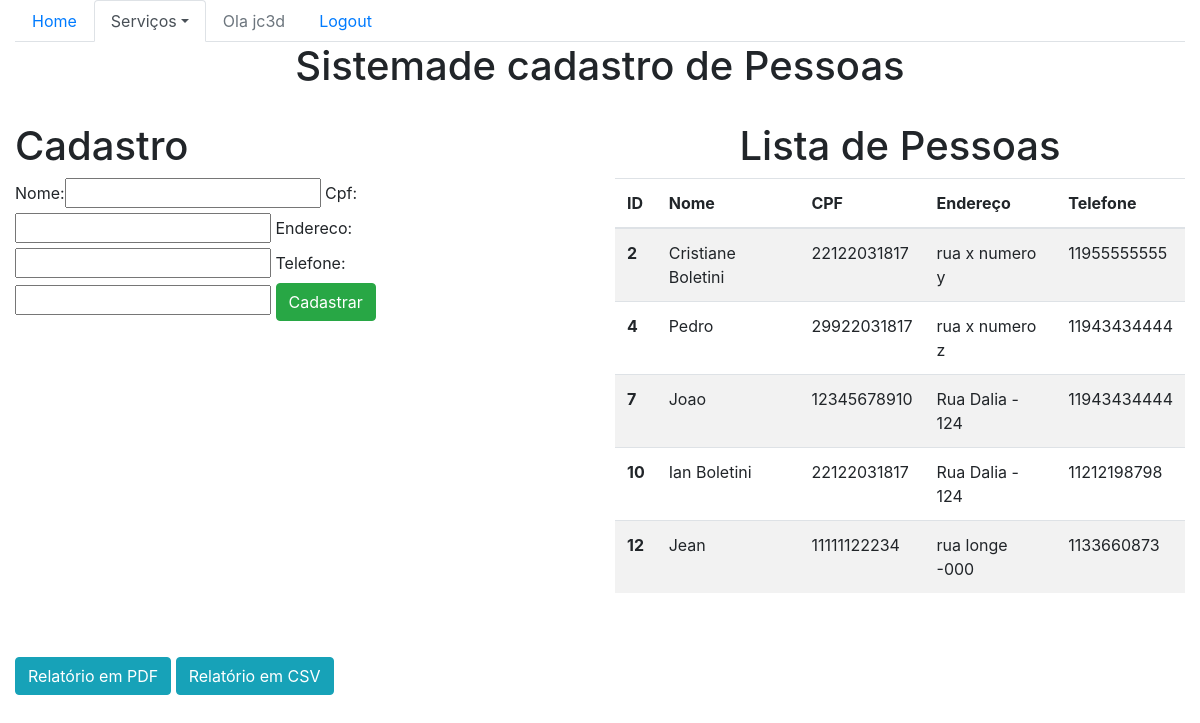
/sistema/pessoas (signed in), run on the app's committed database.
### core/models.py (models this page shows, shortened)
class Pessoa(models.Model):
    nome = models.CharField(max_length=100)
    cpf = models.CharField(max_length=11)
    endereco = models.CharField(max_length=200)
    telefone = models.CharField(max_length=20)

### core/views.py (the view)
# urls.py: path('pessoas', lista_pessoas, name='core_lista_pessoas'),
@login_required()
def lista_pessoas(request):
    pessoas = Pessoa.objects.all()
    form = Pessoaform()
    data = {'pessoas': pessoas, 'form': form}
    return render(request, 'core/lista_pessoas.html', data)

### core/forms.py
class Pessoaform(ModelForm):
    class Meta:
        model = Pessoa
        fields = '__all__'

### core/templates/core/lista_pessoas.html (shortened to what this page needs)
{% extends 'base.html' %}
{% load bootstrap %}
{% block menu %}
    <ul class="nav nav-tabs">
      <li class="nav-item">
        <a class="nav-link" href="{% url 'core_home' %}">Home</a>
      </li>
      <li class="nav-item dropdown">
        <a class="nav-link dropdown-toggle active" data-toggle="dropdown" href="#" role="button" aria-haspopup="true" aria-expanded="false">Serviços</a>
      {% if user.is_authenticated %}
      <li class="nav-item ">
        <a class="nav-link disabled" href="#">Ola {{ user }}</a>
      </li>
      <li class="nav-item ">
        <a class="nav-link" href="{% url 'logout' %}">Logout</a>
      </li>
    {% else %}
      <li class="nav-item ">
        <a class="nav-link" href="{% url 'login' %}">Login</a>
      </li>
    {% endif %}
    </ul>
{% endblock %}
{% block main %}
    <div class="row">
        <div class="col-12">
            <h1 class="text-center">Sistemade cadastro de Pessoas</h1>
        </div>
    </div>
    <div class="row">
        <div class="col-sm-6">
            <br>
            <h1>Cadastro</h1>
            <form action="{% url 'lista_pessoa_nova' %}" method="POST">
                {{ form|bootstrap }}
                <button type="submit" class="btn btn-success">Cadastrar</button>
            </form>
        </div>
    <br>
        <div class="col-sm-6">
            <br>
                <h1 class="text-center">Lista de Pessoas</h1>
                <table class="table table-striped">
                  <thead>
                      <tr>
                      <th scope="col">ID</th>
                      <th scope="col">Nome</th>
                      <th scope="col">CPF</th>
                      <th scope="col">Endereço</th>
                      <th scope="col">Telefone</th>
                      </tr>
                  </thead>
                  <tbody>
                      {% for pessoa in pessoas %}
                      <tr>
                      <th scope="row">{{ pessoa.id }}</th>
                      <td>{{ pessoa.nome }}</td>
                      <td>{{ pessoa.cpf }}</td>
                      <td>{{ pessoa.endereco }}</td>
                      <td>{{ pessoa.telefone }}</td>
                      </tr>
                      {% endfor %}
                  </tbody>
                </table>
        </div>
    </div>
    <br>
    <br>
    <a class="btn btn-info" href="{% url 'relatorio_pdf' %}">Relatório em PDF</a>
    <a class="btn btn-info" href="{% url 'relatorio_csv' %}">Relatório em CSV</a>
{% endblock %}

### templates/base.html (shortened to what this page needs)
{% load static %}
<!doctype html>
<html lang="pt-br">
<head>
    <link rel="stylesheet" href="{% static 'bootstrap/css/bootstrap.css' %}">
</head>
<body>
<div class="container-fluid">
    {% block menu %}
    {% endblock %}
    {% block main %}
    {% endblock %}
</div>
</body>
</html>

### data on the page
Pessoa: id "2", nome "Cristiane Boletini", cpf "22122031817", endereco "rua x numero y", telefone "11955555555"
Pessoa: id "4", nome "Pedro", cpf "29922031817", endereco "rua x numero z", telefone "11943434444"
Pessoa: id "7", nome "Joao", cpf "12345678910", endereco "Rua Dalia - 124", telefone "11943434444"
Pessoa: id "10", nome "Ian Boletini", cpf "22122031817", endereco "Rua Dalia - 124", telefone "11212198798"
Pessoa: id "12", nome "Jean", cpf "11111122234", endereco "rua longe -000", telefone "1133660873"

### other printed values
{{ user }} "jc3d"
